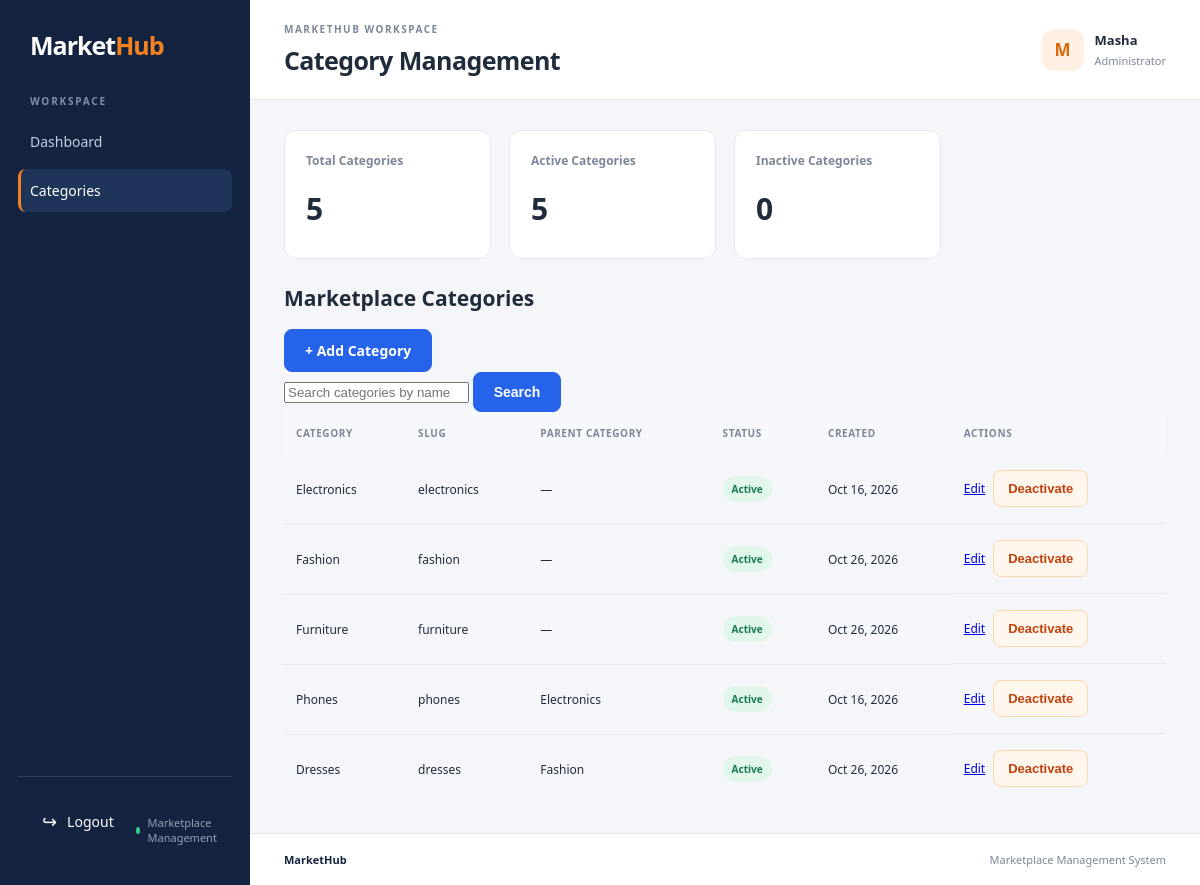
The app's page /dashboard/admin/categories/ (signed in), older data.
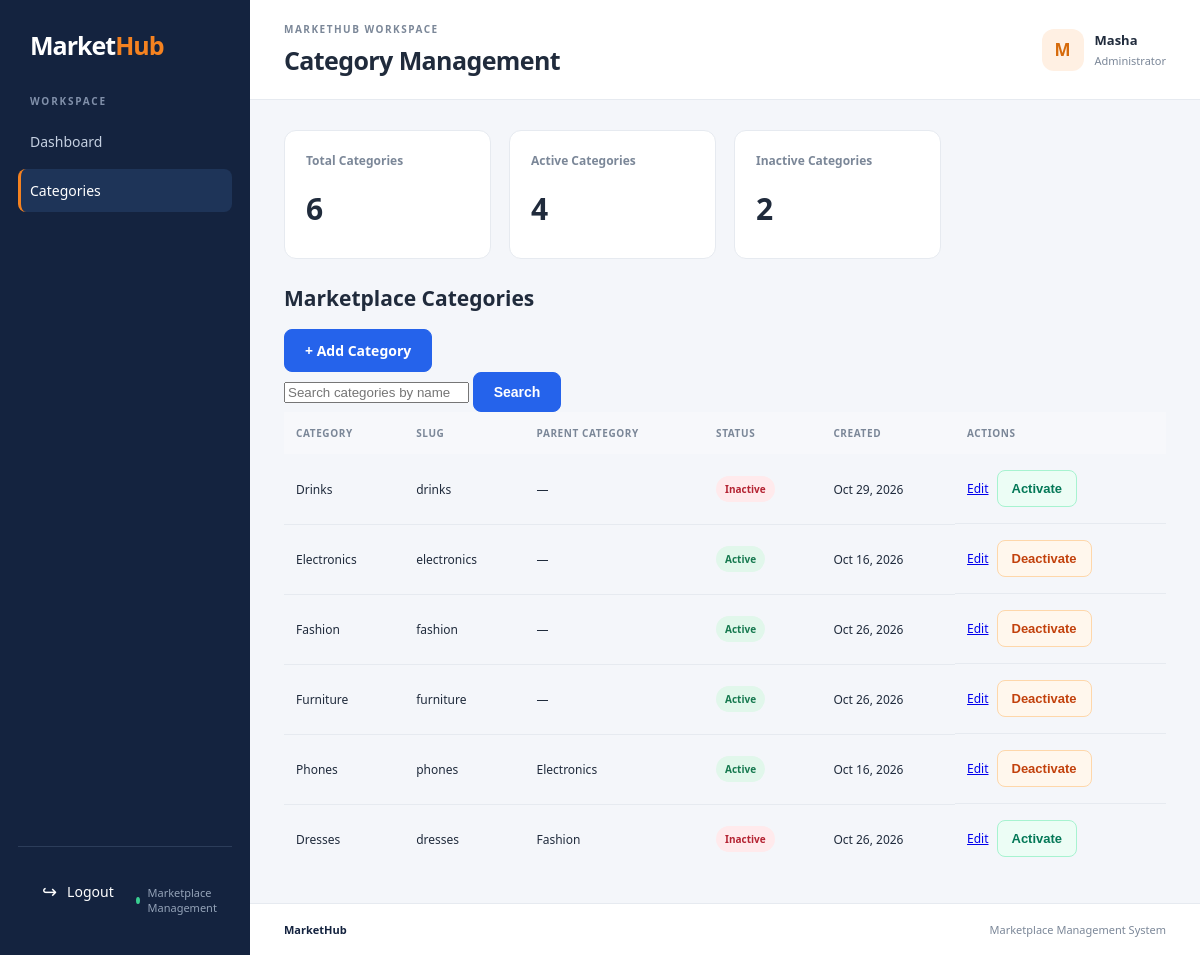
The same page, newer data.
### products/models.py (models this page shows, shortened)
class Category(models.Model):
    name = models.CharField(max_length=100, unique=True)
    slug = models.SlugField(max_length=120, unique=True, blank=True)
    description = models.TextField(blank=True)
    parent = models.ForeignKey(
        "self",
        on_delete=models.SET_NULL,
        null=True,
        blank=True,
        related_name="subcategories",
    )
    is_active = models.BooleanField(default=True)
    created_at = models.DateTimeField(auto_now_add=True)

### ecommerce/views.py (the view)
@login_required
@user_passes_test(is_marketplace_admin)
def category_management(request):
    search_query = request.GET.get("q", "").strip()
    categories = (
        Category.objects
        .select_related("parent")
        .order_by("parent__name", "name")
    )
    if search_query:
        categories = categories.filter(
            Q(name__icontains=search_query)
            | Q(description__icontains=search_query)
        )
    context = {
        "categories": categories,
        "search_query": search_query,
        "total_categories": Category.objects.count(),
        "active_categories": Category.objects.filter(
            is_active=True
        ).count(),
        "inactive_categories": Category.objects.filter(
            is_active=False
        ).count(),
    }
    return render(
        request,
        "dashboards/category_management.html",
        context,
    )

### carts/context_processors.py (called while the page is built)
def cart_item_count(request):
    if not request.user.is_authenticated:
        return {"cart_item_count": 0}
    cart = Cart.objects.filter(
        user=request.user,
        status=Cart.Status.ACTIVE,
    ).first()
    if cart is None:
        return {"cart_item_count": 0}
    return {
        "cart_item_count": sum(
            item.quantity for item in cart.items.all()
        )
    }

### ecommerce/views.py (called while the page is built)
def is_marketplace_admin(user):
    return user.is_staff or user.is_superuser

### products/views.py (called while the page is built)
def navigation_categories(request):
    categories = (
        Category.objects
        .filter(is_active=True, parent__isnull=True)
        .prefetch_related("subcategories")
        .order_by("name")
    )
    return {
        "navigation_categories": categories,
    }

### templates/dashboards/category_management.html (shortened to what the changed rows need)
{% extends "dashboards/base.html" %}
{% block page_heading %}
Category Management
{% endblock %}
{% block content %}
<div class="stats-grid">
    <div class="stat-card">
        <div class="stat-label">Total Categories</div>
        <div class="stat-value">{{ total_categories }}</div>
    </div>
    <div class="stat-card">
        <div class="stat-label">Active Categories</div>
        <div class="stat-value">{{ active_categories }}</div>
    </div>
    <div class="stat-card">
        <div class="stat-label">Inactive Categories</div>
        <div class="stat-value">{{ inactive_categories }}</div>
    </div>
</div>
<div class="dashboard-panel">
    <div class="panel-header">
        <h2>Marketplace Categories</h2>
    </div>
    <div class="table-responsive">
        <table class="dashboard-table">
            <thead>
                <tr>
                    <th>Category</th>
                    <th>Slug</th>
                    <th>Parent Category</th>
                    <th>Status</th>
                    <th>Created</th>
                    <th>Actions</th>
                </tr>
            </thead>
            <tbody>
                {% for category in categories %}
                    <tr>
                        <td>{{ category.name }}</td>
                        <td>{{ category.slug }}</td>
                        <td>
                            {% if category.parent %}
                                {{ category.parent.name }}
                            {% else %}
                                —
                            {% endif %}
                        </td>
                        <td>
                            {% if category.is_active %}
                                <span class="status-badge status-approved">
                                    Active
                                </span>
                            {% else %}
                                <span class="status-badge status-rejected">
                                    Inactive
                                </span>
                            {% endif %}
                        </td>
                        <td>{{ category.created_at|date:"M d, Y" }}</td>
                        <td class="category-actions">
                            <a
                                href="{% url 'category_edit' category.id %}"
                                class="add-category-btn"
                            >
                                Edit
                            </a>
                            <form
                                method="post"
                                action="{% url 'toggle_category_status' category.id %}"
                            >
                                <button
                                    type="submit"
                                    class="{% if category.is_active %}category-deactivate-btn{% else %}category-activate-btn{% endif %}"
                                >
                                    {% if category.is_active %}
                                        Deactivate
                                    {% else %}
                                        Activate
                                    {% endif %}
                                </button>
                            </form>
                        </td>
                    </tr>
                {% empty %}
                    <tr>
                        <td colspan="6">No categories found.</td>
                    </tr>
                {% endfor %}
            </tbody>
        </table>
    </div>
</div>
{% endblock %}

Row changes from the older to the newer data that the page shows:
added Category: name "Drinks", slug "drinks", is_active "Inactive", created_at "Oct 29, 2026"
changed Category "Dresses": is_active "Active Deactivate" → "Inactive Activate"
Text that changed along with them:
{{ total_categories }}: "5" → "6"
{{ active_categories }}: "5" → "4"
{{ inactive_categories }}: "0" → "2"
